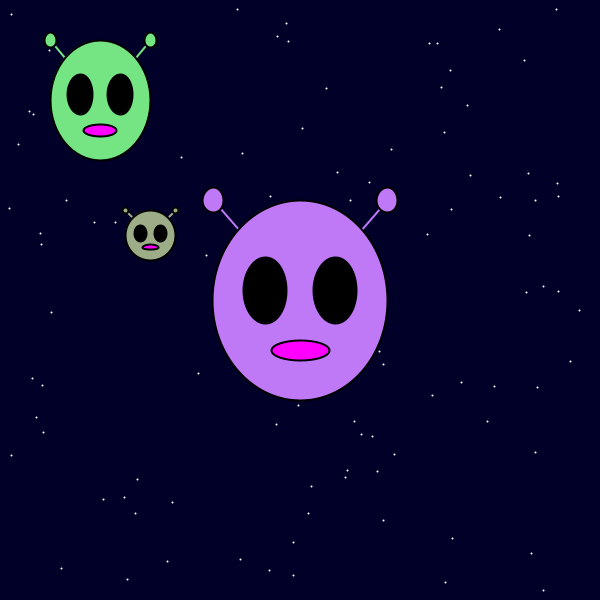
Frame 1 (no input)
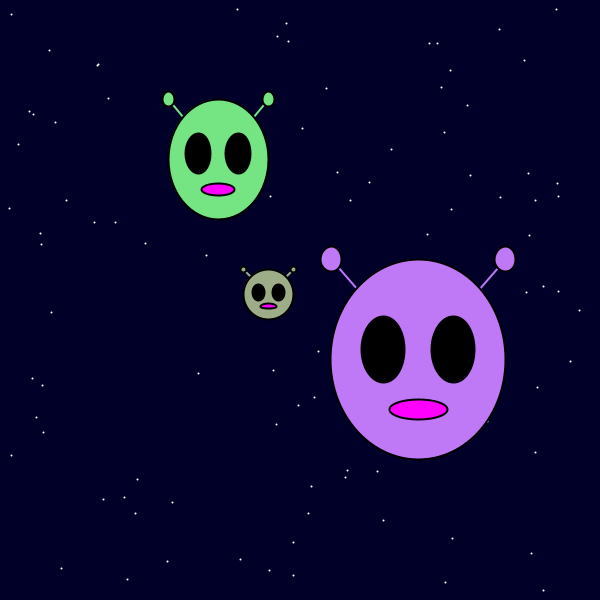
Frame 60 (the mouse pressed at the canvas centre just before this capture)
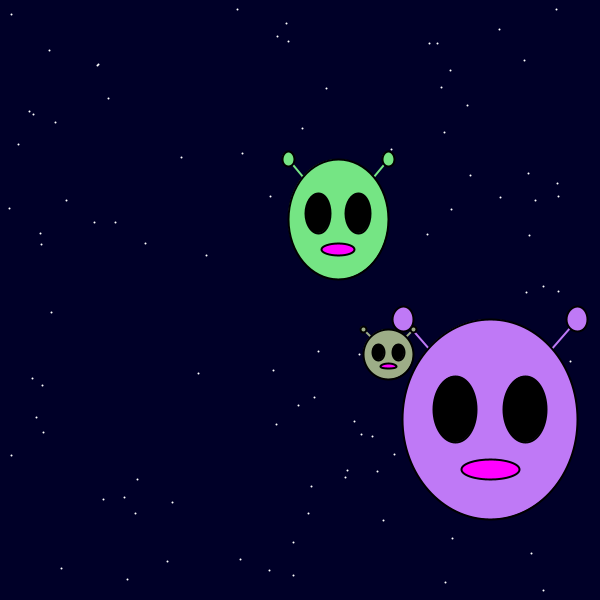
Frame 120 (the mouse held since frame 60 and released just before this capture)

The Processing sketch that drew these frames (run headless with seeded random() and noise(); from frame 60 on, the mouse is pressed at the canvas centre):

// Processing sketch: MyAlien
// ── MyAlien.pde
Alien mrAlien;
Alien mrsAlien;
Alien babyAlien;
int element = 0;
int[][] stars = new int[100][2];

void setup() {
  size(600, 600);
  mrAlien = new Alien(175, 200, 300, 300);
  mrsAlien = new Alien(100, 120, 100, 100);
  babyAlien = new Alien(50, 50, 150, 235);
  for (int i = 0; i < 100; i++) {
    if (element == 0) {
      stars[i][element] = (int)random(width);
      element++;
    }
    if (element == 1) {
      stars[i][element] = (int)random(height);
      element--;
    }
  }
}

void draw() {
  background(0, 0, 40);
  stroke(0);
  fill(255);
  strokeWeight(2); // Not obligatory, could be deleted  
  stroke(255);
  for (int i = 0; i < 100; i++) {
    point(stars[i][0], stars[i][1]);
  }

  mrAlien.drawBody();
  mrAlien.drawFace();
  mrAlien.checkForBounce();
  mrAlien.move();

  mrsAlien.drawBody();
  mrsAlien.drawFace();
  mrsAlien.checkForBounce();
  mrsAlien.move();

  babyAlien.drawBody();
  babyAlien.drawFace();
  babyAlien.checkForBounce();
  babyAlien.move();
}//end draw

// ── Alien.pde
class Alien {

  //attributes that describe a Alien
  int bodyWidth;
  int bodyHeight;
  int bodyXLoc;
  int bodyYLoc;
  int bodyColor[] = {(int)random(75, 255), (int)random(75, 255), (int)random(75, 255)};

  int headWidth;
  int headHeight;
  int headXloc;
  int headYloc;

  int moveXBy = 2;
  int moveYBy = 1;
  

  Alien() {
    bodyWidth = 75;
    bodyHeight = 100;
    bodyXLoc = 200;
    bodyYLoc = 200;
  }//end constructor  

  Alien(int bWidth, int bHeight, int startX, int startY) {
    bodyWidth = bWidth;
    bodyHeight = bHeight;
    bodyXLoc = startX;
    bodyYLoc = startY;
  }  

  void drawBody() {
    stroke(bodyColor[0], bodyColor[1], bodyColor[2]);
    line(bodyXLoc, bodyYLoc, (bodyXLoc + (bodyWidth / 2)), (bodyYLoc - bodyHeight / 2));
    line(bodyXLoc, bodyYLoc, (bodyXLoc - (bodyWidth / 2)), (bodyYLoc - bodyHeight / 2));
    stroke(0);
    println(bodyColor[0]+ " "+ bodyColor[1] + " "+ bodyColor[2]);
    fill(bodyColor[0], bodyColor[1], bodyColor[2]);
    ellipse(bodyXLoc, bodyYLoc, bodyWidth, bodyHeight);
    ellipse(bodyXLoc + bodyWidth / 2, bodyYLoc - bodyHeight / 2, bodyWidth/8, bodyHeight/8);
    ellipse(bodyXLoc - bodyWidth / 2, bodyYLoc - bodyHeight / 2, bodyWidth/8, bodyHeight/8); 
}

  void drawFace() {   
    drawEyes();
    drawMouth();
  }

  void drawEyes() {
    fill(0);
    headWidth = bodyWidth / 4;  
    headHeight = bodyHeight / 3;    
    headYloc = bodyYLoc - bodyHeight/20;
    headXloc = (bodyXLoc - bodyWidth / 5);    
    ellipse(headXloc, headYloc, headWidth, headHeight);
    headXloc = (bodyXLoc + bodyWidth / 5);
    ellipse(headXloc, headYloc, headWidth, headHeight);
  } 

  void drawMouth() {
    fill(255,0,255);
    headWidth = bodyWidth / 3;  
    headHeight = bodyHeight / 10;    
    headYloc = bodyYLoc + (bodyHeight / 4);
    headXloc = bodyXLoc; 
    ellipse(headXloc, headYloc, headWidth, headHeight);
    
    /* To draw curves:
    noFill();
    stroke(255, 102, 0);
    curve(5, 26, 5, 26, 73, 24, 73, 61);
    stroke(0); 
    curve(5, 26, 73, 24, 73, 61, 15, 65); 
    stroke(255, 102, 0);
    curve(73, 24, 73, 61, 15, 65, 15, 65);*/
  } 

  void checkForBounce() {
    if (bodyXLoc >= (width -(bodyWidth / 2))) {
      moveXBy = (int)random(2, 4);
      moveXBy = moveXBy * -1;
    }
    if (bodyXLoc <= (0 + (bodyWidth / 2))) {
      moveXBy = (int)random(2, 4);
    }
    if (bodyYLoc >= (height -(bodyHeight / 2))) {
      moveYBy = (int)random(2, 4);      
      moveYBy = moveYBy * -1;
    }
    if (bodyYLoc <= (0 + (bodyHeight / 2))) {
      moveYBy = (int)random(2, 4);
    }
  } 

  void move() {
    bodyXLoc = bodyXLoc + moveXBy;
    bodyYLoc = bodyYLoc + moveYBy;
    //bodyXLoc = bodyXLoc + random(0, 255);
    //bodyYLoc = bodyYLoc + random(0, 255);
  }
}

//end class Alien  
